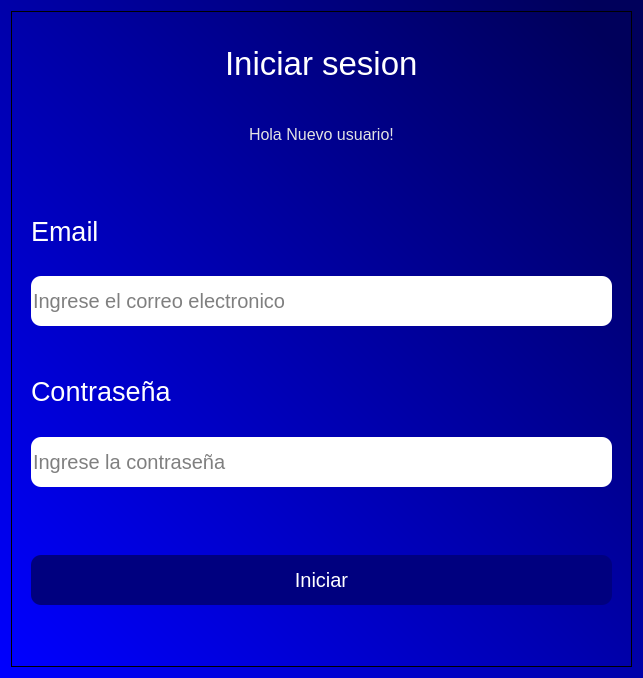
<?xml version="1.0" encoding="UTF-8"?>
<ui version="4.0">
 <class>Loginnn</class>
 <widget class="QWidget" name="Loginnn">
  <property name="geometry">
   <rect>
    <x>0</x>
    <y>0</y>
    <width>643</width>
    <height>678</height>
   </rect>
  </property>
  <property name="windowTitle">
   <string>Form</string>
  </property>
  <property name="styleSheet">
   <string notr="true">background-color: qlineargradient(spread:pad, x1:0, y1:1, x2:1, y2:0, stop:0 rgba(0, 0, 255, 255), stop:0.954545 rgba(0, 0, 91, 255));</string>
  </property>
  <layout class="QVBoxLayout" name="verticalLayout">
   <item>
    <widget class="QFrame" name="frame">
     <property name="frameShape">
      <enum>QFrame::Shape::StyledPanel</enum>
     </property>
     <property name="frameShadow">
      <enum>QFrame::Shadow::Raised</enum>
     </property>
     <layout class="QVBoxLayout" name="verticalLayout_2">
      <item>
       <widget class="QFrame" name="frame_2">
        <property name="styleSheet">
         <string notr="true">background-color: rgba(0,0,0,0)</string>
        </property>
        <property name="frameShape">
         <enum>QFrame::Shape::StyledPanel</enum>
        </property>
        <property name="frameShadow">
         <enum>QFrame::Shadow::Raised</enum>
        </property>
        <layout class="QVBoxLayout" name="verticalLayout_3">
         <item alignment="Qt::AlignmentFlag::AlignHCenter">
          <widget class="QLabel" name="label_3">
           <property name="font">
            <font>
             <family>Arial</family>
             <pointsize>25</pointsize>
            </font>
           </property>
           <property name="styleSheet">
            <string notr="true">color: white;
background-color: rgba(0,0,0,0)</string>
           </property>
           <property name="text">
            <string>Iniciar sesion</string>
           </property>
          </widget>
         </item>
         <item alignment="Qt::AlignmentFlag::AlignHCenter">
          <widget class="QLabel" name="label_4">
           <property name="font">
            <font>
             <pointsize>12</pointsize>
            </font>
           </property>
           <property name="styleSheet">
            <string notr="true">color: rgb(227, 227, 227);</string>
           </property>
           <property name="text">
            <string>Hola Nuevo usuario!</string>
           </property>
          </widget>
         </item>
        </layout>
       </widget>
      </item>
      <item>
       <widget class="QFrame" name="frame_3">
        <property name="sizeIncrement">
         <size>
          <width>0</width>
          <height>0</height>
         </size>
        </property>
        <property name="styleSheet">
         <string notr="true">background-color: rgba(0,0,0,0)</string>
        </property>
        <property name="frameShape">
         <enum>QFrame::Shape::StyledPanel</enum>
        </property>
        <property name="frameShadow">
         <enum>QFrame::Shadow::Raised</enum>
        </property>
        <layout class="QVBoxLayout" name="verticalLayout_4">
         <item>
          <widget class="QLabel" name="label">
           <property name="font">
            <font>
             <pointsize>20</pointsize>
            </font>
           </property>
           <property name="styleSheet">
            <string notr="true">color: rgb(255, 255, 255);</string>
           </property>
           <property name="text">
            <string>Email</string>
           </property>
          </widget>
         </item>
         <item>
          <widget class="QLineEdit" name="lineEdit">
           <property name="maximumSize">
            <size>
             <width>2000</width>
             <height>16777215</height>
            </size>
           </property>
           <property name="baseSize">
            <size>
             <width>0</width>
             <height>0</height>
            </size>
           </property>
           <property name="font">
            <font>
             <pointsize>15</pointsize>
            </font>
           </property>
           <property name="styleSheet">
            <string notr="true">background-color: rgb(255, 255, 255);
border-radius: 10;
Height:50;</string>
           </property>
           <property name="text">
            <string/>
           </property>
           <property name="placeholderText">
            <string>Ingrese el correo electronico</string>
           </property>
          </widget>
         </item>
        </layout>
       </widget>
      </item>
      <item>
       <widget class="QFrame" name="frame_4">
        <property name="styleSheet">
         <string notr="true">background-color: rgba(0,0,0,0)
</string>
        </property>
        <property name="frameShape">
         <enum>QFrame::Shape::StyledPanel</enum>
        </property>
        <property name="frameShadow">
         <enum>QFrame::Shadow::Raised</enum>
        </property>
        <layout class="QVBoxLayout" name="verticalLayout_5">
         <item>
          <widget class="QLabel" name="label_2">
           <property name="font">
            <font>
             <pointsize>20</pointsize>
            </font>
           </property>
           <property name="styleSheet">
            <string notr="true">color: rgb(255, 255, 255);</string>
           </property>
           <property name="text">
            <string>Contraseña</string>
           </property>
          </widget>
         </item>
         <item>
          <widget class="QLineEdit" name="lineEdit_2">
           <property name="font">
            <font>
             <pointsize>15</pointsize>
            </font>
           </property>
           <property name="styleSheet">
            <string notr="true">background-color: rgb(255, 255, 255);
border-radius: 10;
Height:50;</string>
           </property>
           <property name="placeholderText">
            <string>Ingrese la contraseña</string>
           </property>
          </widget>
         </item>
        </layout>
       </widget>
      </item>
      <item>
       <widget class="QFrame" name="frame_5">
        <property name="styleSheet">
         <string notr="true">background-color: rgba(0,0,0,0)</string>
        </property>
        <property name="frameShape">
         <enum>QFrame::Shape::StyledPanel</enum>
        </property>
        <property name="frameShadow">
         <enum>QFrame::Shadow::Raised</enum>
        </property>
        <layout class="QVBoxLayout" name="verticalLayout_6">
         <item>
          <widget class="QPushButton" name="pushButton">
           <property name="font">
            <font>
             <pointsize>15</pointsize>
            </font>
           </property>
           <property name="styleSheet">
            <string notr="true">background-color: rgb(0, 0, 127);
color: rgb(255, 255, 255);
border-radius: 10;
Height:50;</string>
           </property>
           <property name="text">
            <string>Iniciar</string>
           </property>
          </widget>
         </item>
        </layout>
       </widget>
      </item>
     </layout>
    </widget>
   </item>
  </layout>
 </widget>
 <resources/>
 <connections/>
</ui>
